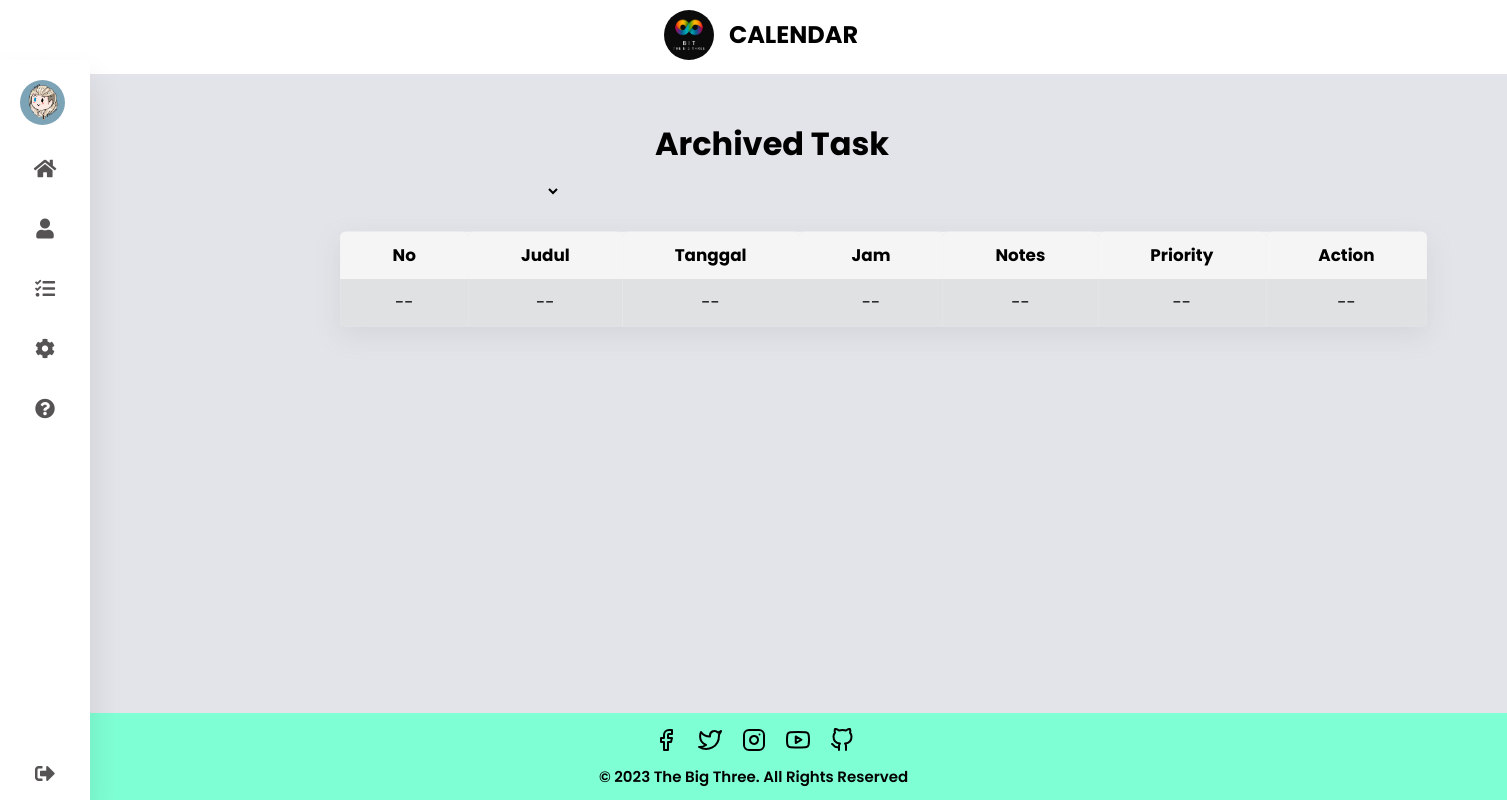
Page /index.php?page=task_view (signed in) on the earlier database version.
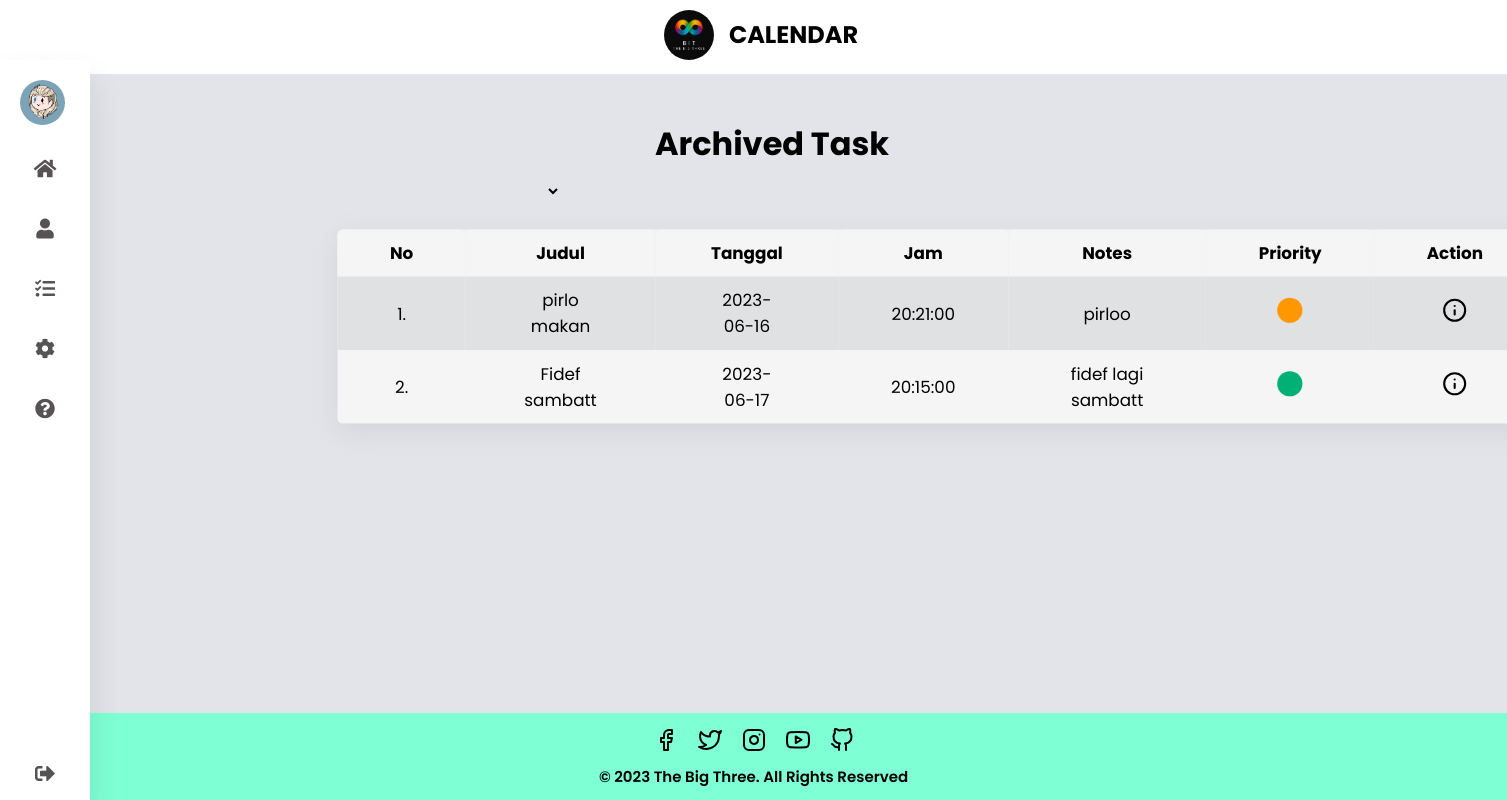
Same page on the later database version.
### tables this page shows
CREATE TABLE `event` (
  `id_event` int(11) NOT NULL,
  `username` varchar(100) NOT NULL,
  `title` varchar(100) NOT NULL,
  `tanggal_mulai` date NOT NULL,
  `tanggal_selesai` date NOT NULL,
  `jam_mulai` time NOT NULL,
  `jam_selesai` time NOT NULL,
  `gambar` text NOT NULL,
  `notes` varchar(150) NOT NULL,
  `priority` varchar(40) NOT NULL,
  `comment` text NOT NULL,
  `status` varchar(40) NOT NULL
);

### task_view.php (the view, shortened to what this page needs)
<head>
    <link rel="stylesheet" href="css/table_view.css">
</head>
<?php
include "koneksi.php";
if (isset($_GET["bulan"])) {
    $bulan = $_GET["bulan"];
}else{
    $bulan = date("F");
}
$sql = mysqli_query($conn,"SELECT * FROM event WHERE MONTHNAME(tanggal_mulai) = '$bulan' AND status = 'Archived' AND username = '$username' ORDER BY tanggal_mulai ASC");
$count = mysqli_num_rows($sql);
$no = 1;
?>
<div>
  <h1>Archived Task</h1>
        <select name="" id="select_box" class="dropdown_calendar">
        </select>
      </div>
      <table class="table_taskview">
        <thead>
          <th>No</th>
          <th>Judul</th>
          <th>Tanggal</th>
          <th>Jam</th>
          <th>Notes</th>
          <th>Priority</th>
          <th>Action</th>
        </thead>
        <tbody>
            <?php
              if ($count) {
                while ($data = mysqli_fetch_assoc($sql)) {
             ?>
          <tr>
            <td><?php echo $no; ?>.</td>
            <td><?php echo $data["title"]; ?></td>
            <td><?php echo $data["tanggal_mulai"]; ?></td>
            <td><?php echo $data["jam_mulai"]; ?></td>
            <td><?php echo $data["notes"]; ?></td>
            <td><i class="<?php echo $data["priority"]; ?>" data-feather="circle"></i></td>
            <td>
              <a href="index.php?page=detail_task_view&id=<?php echo $data["id_event"]; ?>" id="detail-icon"><i data-feather="info"></i></a>
            </td>
          </tr>
          <?php
            $no++;
            } }else{
              ?>
              <tr>
            <td>--</td>
            <td>--</td>
            <td>--</td>
            <td>--</td>
            <td>--</td>
            <td>--</td>
            <td>
              --
            </td>
          </tr>
            <?php }?>
        </tbody>
      </table>

### index.php (shortened to what this page needs)
<?php
$username = $_SESSION["username"];
$nama = $_SESSION["nama"];
$gambar = $_SESSION["gambar"];
?>
<!DOCTYPE html>
<html lang="en">
  <head>
    <link rel="stylesheet" href="css/calendar.css" />
    <link
      rel="stylesheet"
      href="https://cdnjs.cloudflare.com/ajax/libs/font-awesome/5.15.4/css/all.min.css"
    />
  </head>
  <body>
    <header class="header">
      <a href="#" class="logo-header">
        <img src="img/p-img.png" alt="Profile Picture" />
        <span class="header-text"><a href="index.php">Calendar</a></span>
      </a>
    </header>
    <nav>
      <ul>
        <div class="icon">
          <li>
            <a href="#" class="logo" id="icon">
              <img src="<?php echo $gambar; ?>" alt="Profile Picture" />
              <span class="nav-item"><?php echo $nama; ?></span>
            </a>
          </li>
          <li>
            <a href="index.php" id="icon">
              <i class="fas fa-home"></i>
            </a>
          </li>
          <li>
            <a href="index.php?page=profile" id="icon">
              <i class="fas fa-user"></i>
            </a>
          </li>
          <li>
            <a href="index.php?page=task_view" id="icon">
              <i class="fas fa-tasks"></i>
            </a>
          </li>
          <li>
            <a href="#" id="icon">
              <i class="fas fa-cog"></i>
            </a>
          </li>
          <li>
            <a href="#" id="icon">
              <i class="fas fa-question-circle"></i>
            </a>
          </li>
          <li>
            <a href="logout.php" class="logout" id="icon">
              <i class="fas fa-sign-out-alt"></i>
            </a>
          </li>
        </div>
      </ul>
    </nav>
    <div class="container">
      <?php include "content.php"; ?>
    </div>
    <footer>
      <div class="footer-content">
        <ul class="socials">
          <li>
            <a href="#"><i class="social fb" data-feather="facebook"></i></a>
          </li>
          <li>
            <a href="#"><i class="social twt" data-feather="twitter"></i></a>
          </li>
          <li>
            <a href="#"><i class="social ig" data-feather="instagram"></i></a>
          </li>
          <li>
            <a href="#"><i class="social yt" data-feather="youtube"></i></a>
          </li>
          <li>
            <a href="#"><i class="social gh" data-feather="github"></i></a>
          </li>
        </ul>
        <p class="footer-bottom">
          &copy; 2023 The Big Three. All rights reserved
        </p>
      </div>
    </footer>
  </body>
</html>

### content.php (shortened to what this page needs)
<?php
    $page = $_GET['page'];
    if (isset($page)) {
        switch($page){
            case "task_view" :
                include "task_view.php";
            break;
        }
    }
    else {
        include "main_content.php";
    }
?>

### css/calendar.css (style rules this page uses)
* { margin: 0; padding: 0; outline: none; border: none; text-decoration: none; box-sizing: border-box; font-family: "Poppins", sans-serif; }
body { background: #e3e4e9; }
.header { display: flex; align-items: center; justify-content: center; background-color: #fff; }
.header a { color: black; margin-bottom: 5px; font-size: 24px; padding-left: 15px; font-weight: bold; text-transform: uppercase; }
.header .logo-header img { width: 50px; height: 50px; border-radius: 50%; margin-top: 10px; }
nav { position: absolute; bottom: 0; height: 92.5%; left: 0; background: #fff; width: 90px; overflow: hidden; transition: width 0.2s linear; box-shadow: 0 20px 35px rgba(0, 0, 0, 0.1); z-index: 1; }
.logo { text-align: center; display: flex; transition: all 0.5s ease; margin: 10px 0 0 10px; }
.logo img { width: 45px; height: 45px; border-radius: 50%; }
.logo span { font-weight: bold; padding-left: 15px; font-size: 18px; }
nav a { position: relative; color: rgb(85, 83, 83); font-size: 14px; display: table; width: 300px; padding: 10px; }
.fas { position: relative; width: 70px; height: 40px; top: 14px; font-size: 20px; text-align: center; }
.nav-item { position: relative; top: 12px; margin-left: 10px; }
.logout { position: absolute; bottom: 0; }
.container { margin-top: -40px; display: flex; justify-content: space-between; }
#detail-icon { color: black; transition: all 0.4s; transform: scale3d(1, 1, 1); }
footer { position: absolute; bottom: 0; left: 0; right: 0; background-color: aquamarine; height: auto; width: 100%; font-family: "Open Sans"; padding-top: 10px; color: white; z-index: 0; }
.footer-content { display: flex; align-items: center; justify-content: center; flex-direction: column; text-align: center; }
.footer-content p { max-width: 500px; margin: 5px; line-height: 26px; font-size: 14px; }
.socials { list-style: none; display: flex; align-items: center; justify-content: center; margin-top: 5px; }
.socials li { margin: 0 10px; }
.socials a { text-decoration: none; color: black; }
.socials .social { transition: all 0.4s; transform: scale3d(1, 1, 1); }
p.footer-bottom { background: aquamarine; width: 100vw; text-align: center; font-weight: 600; font-size: 15px; text-transform: capitalize; color: black; margin-bottom: 10px; }

### css/table_view.css (style rules this page uses)
* { font-family: "Poppins", sans-serif; }
h1 { position: absolute; top: 50px; right: 41%; text-align: center; margin-top: 70px; margin-left: 100px; z-index: 2; }
.dropdown_calendar { position: relative; font-size: 30px; font-weight: bolder; margin: auto; margin-top: 135px; margin-left: 340px; background-color: #e3e4e9; text-overflow: ellipsis; z-index: 1; }
.table_taskview { margin: auto; margin-top: 200px; margin-left: -195px; text-align: center; border: 1px; border-spacing: 0; border-radius: 5px; box-shadow: rgba(149, 157, 165, 0.2) 0px 8px 24px; background-color: whitesmoke; transform: scale(1.05); z-index: 0; }
#detail-icon { color: black; transition: all 0.4s; transform: scale3d(1, 1, 1); }
.table_taskview th, tr { padding: 10px 50px; }
thead th { background-color: whitesmoke; border-radius: 5px 5px 0 0; }
tbody tr td { padding: 10px 50px; }
tr:nth-child(odd) { background-color: #e0e1e2; }
.medium { color: #ff9800; background-color: #ff9800; border-radius: 50%; }
.low { color: #00b074; background-color: #00b074; border-radius: 50%; }

Differences in the rows shown:
added event: title "pirlo makan", tanggal_mulai "2023-06-16", jam_mulai "20:21:00", notes "pirloo"
added event: title "Fidef sambatt", tanggal_mulai "2023-06-17", jam_mulai "20:15:00", notes "fidef lagi sambatt"
